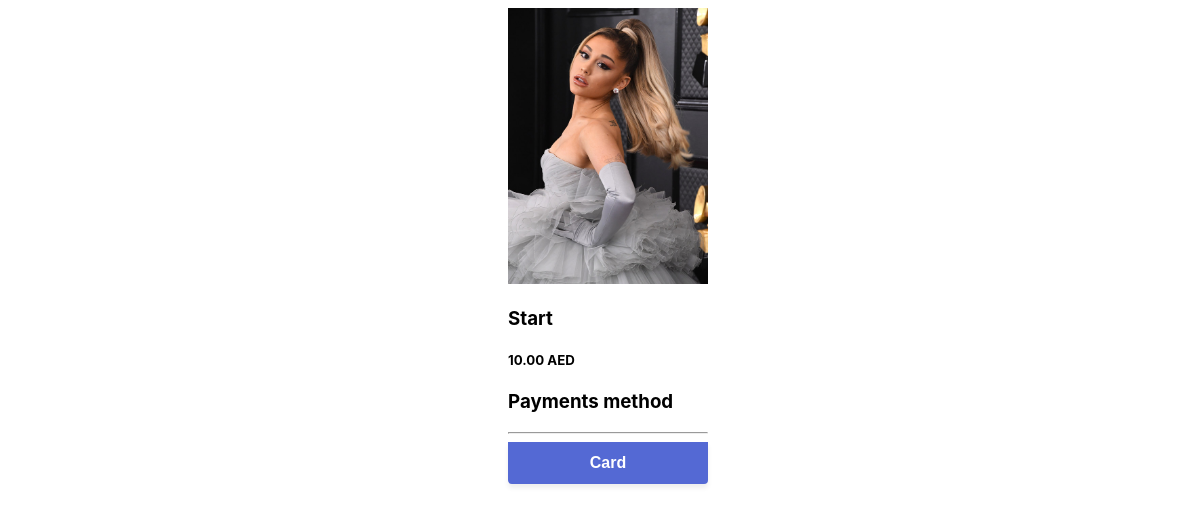
Page /landing-page/1/1/ on the committed database.
### girls/models.py (models this page shows, shortened)
class Models(models.Model):
    id = models.AutoField(primary_key=True)
    name = models.CharField(verbose_name='І\'мя Фамілія', max_length=255)
    img = models.ImageField(verbose_name='Фото обкладинки', upload_to='Models-Cover/Profile-Img/')
    profile_img = models.FileField(verbose_name='Інші фото', blank=True, null=True)
    info = models.TextField(verbose_name='Опис', blank=True, null=True)
    score = models.IntegerField(verbose_name='Кількість балів', blank=True, null=True, editable=True, default=0)
    class Meta:
        verbose_name = 'Модель'
        verbose_name_plural = 'Моделі'

### products/models.py (models this page shows, shortened)
class Product(models.Model):
    name = models.CharField(verbose_name="Назва пакету", max_length=100)
    price = models.IntegerField(verbose_name="Ціна", default=0)  # cents
    vote = models.IntegerField(verbose_name="Кількість голосів", default=0)
    def get_display_price(self):
        return "{0:.2f}".format(self.price / 100)

### products/views.py (the view)
# urls.py: path('landing-page/<girl_id>/<product_id>/', ProductLandingPageView.as_view(), name='landing-page'),
class ProductLandingPageView(TemplateView):
    template_name = "payments/landing.html"
    def get_context_data(self, **kwargs):
        girl_id = self.kwargs["girl_id"]
        girl = Models.objects.get(id=girl_id)
        product_id = self.kwargs["product_id"]
        product = Product.objects.get(id=product_id)
        context = super(ProductLandingPageView, self).get_context_data(**kwargs)
        context.update({
            "product": product,
            "STRIPE_PUBLIC_KEY": settings.STRIPE_PUBLIC_KEY,
            'girl': girl
        })
        return context

### templates/payments/landing.html (shortened to what this page needs)
<!DOCTYPE html>
<html>
  <head>
      {% load static %}
    <link rel="stylesheet" href="{% static 'payments/css/main.css' %}">
  </head>
  <body>
    <section>
      <div class="product">
        <img src="../../../media/{{ girl.img }}" alt="The cover of Stubborn Attachments" style="width: 200px;"/>
        <div class="description">
            <h3>{{ product.name }}</h3>
            <h5>{{ product.get_display_price }} AED</h5>
        </div>
      </div>
      <h3>Payments method</h3>
      <hr />
      <button type="button" id="checkout-button">Card</button>
    </section>
  </body>
</html>

### static/payments/css/main.css (style rules this page uses)
* { box-sizing: border-box; }
body { font-family: -apple-system, BlinkMacSystemFont, sans-serif; font-size: 16px; -webkit-font-smoothing: antialiased; display: flex; justify-content: center; align-content: center; height: 100vh; width: 100vw; }
button { background: #5469d4; color: #ffffff; font-family: Arial, sans-serif; border-radius: 0 0 4px 4px; border: 0; padding: 12px 16px; font-size: 16px; font-weight: 600; cursor: pointer; display: block; transition: all 0.2s ease; box-shadow: 0px 4px 5.5px 0px rgba(0, 0, 0, 0.07); width: 100%; }

### rows in the picture
Models: img (picture)
Product: name "Start", get_display_price "10.00"
